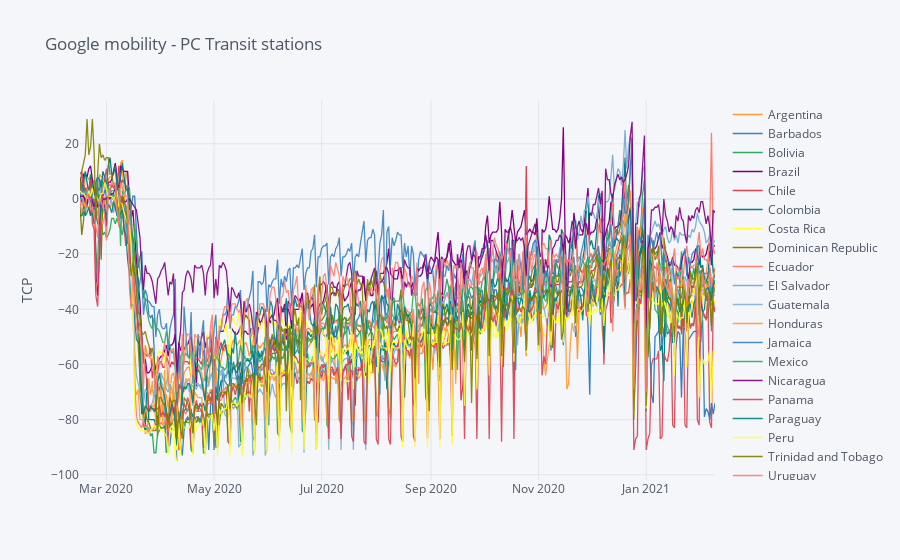

Here is the notebook cell this chart was saved with:
### Markdown cell above
### Plots per data source

### Code cell
df_goo[['date', 'transit_stations_percent_change_from_baseline', 'country_region']] \
    .pivot(index='date', columns='country_region', values='transit_stations_percent_change_from_baseline') \
    .iplot(
    #theme='custom',
    yTitle='TCP',
    title='Google mobility - PC Transit stations'
)

### Figure 1 — Plotly figure (JSON) as saved in the notebook; plotly's stock layout.template omitted (floating-point values rounded to 4 significant figures; data arrays with more than 128 entries replaced by an {"elided": "..."} marker saying what was removed)
{"data": [{"line": {"color": "rgba(255, 153, 51, 1.0)", "dash": "solid", "shape": "linear", "width": 1.3}, "mode": "lines", "name": "Argentina", "text": "", "type": "scatter", "x": {"elided": "361 str values"}, "y": {"elided": "361 int values"}}, {"line": {"color": "rgba(55, 128, 191, 1.0)", "dash": "solid", "shape": "linear", "width": 1.3}, "mode": "lines", "name": "Barbados", "text": "", "type": "scatter", "x": {"elided": "361 str values"}, "y": {"elided": "361 mixed values"}}, {"line": {"color": "rgba(50, 171, 96, 1.0)", "dash": "solid", "shape": "linear", "width": 1.3}, "mode": "lines", "name": "Bolivia", "text": "", "type": "scatter", "x": {"elided": "361 str values"}, "y": {"elided": "361 int values"}}, {"line": {"color": "rgba(128, 0, 128, 1.0)", "dash": "solid", "shape": "linear", "width": 1.3}, "mode": "lines", "name": "Brazil", "text": "", "type": "scatter", "x": {"elided": "361 str values"}, "y": {"elided": "361 int values"}}, {"line": {"color": "rgba(219, 64, 82, 1.0)", "dash": "solid", "shape": "linear", "width": 1.3}, "mode": "lines", "name": "Chile", "text": "", "type": "scatter", "x": {"elided": "361 str values"}, "y": {"elided": "361 mixed values"}}, {"line": {"color": "rgba(0, 128, 128, 1.0)", "dash": "solid", "shape": "linear", "width": 1.3}, "mode": "lines", "name": "Colombia", "text": "", "type": "scatter", "x": {"elided": "361 str values"}, "y": {"elided": "361 int values"}}, {"line": {"color": "rgba(255, 255, 51, 1.0)", "dash": "solid", "shape": "linear", "width": 1.3}, "mode": "lines", "name": "Costa Rica", "text": "", "type": "scatter", "x": {"elided": "361 str values"}, "y": {"elided": "361 int values"}}, {"line": {"color": "rgba(128, 128, 0, 1.0)", "dash": "solid", "shape": "linear", "width": 1.3}, "mode": "lines", "name": "Dominican Republic", "text": "", "type": "scatter", "x": {"elided": "361 str values"}, "y": {"elided": "361 int values"}}, {"line": {"color": "rgba(251, 128, 114, 1.0)", "dash": "solid", "shape": "linear", "width": 1.3}, "mode": "lines", "name": "Ecuador", "text": "", "type": "scatter", "x": {"elided": "361 str values"}, "y": {"elided": "361 int values"}}, {"line": {"color": "rgba(128, 177, 211, 1.0)", "dash": "solid", "shape": "linear", "width": 1.3}, "mode": "lines", "name": "El Salvador", "text": "", "type": "scatter", "x": {"elided": "361 str values"}, "y": {"elided": "361 int values"}}, {"line": {"color": "rgba(128, 177, 211, 0.8999999999999999)", "dash": "solid", "shape": "linear", "width": 1.3}, "mode": "lines", "name": "Guatemala", "text": "", "type": "scatter", "x": {"elided": "361 str values"}, "y": {"elided": "361 int values"}}, {"line": {"color": "rgba(255, 153, 51, 0.8999999999999999)", "dash": "solid", "shape": "linear", "width": 1.3}, "mode": "lines", "name": "Honduras", "text": "", "type": "scatter", "x": {"elided": "361 str values"}, "y": {"elided": "361 int values"}}, {"line": {"color": "rgba(55, 128, 191, 0.8999999999999999)", "dash": "solid", "shape": "linear", "width": 1.3}, "mode": "lines", "name": "Jamaica", "text": "", "type": "scatter", "x": {"elided": "361 str values"}, "y": {"elided": "361 int values"}}, {"line": {"color": "rgba(50, 171, 96, 0.8999999999999999)", "dash": "solid", "shape": "linear", "width": 1.3}, "mode": "lines", "name": "Mexico", "text": "", "type": "scatter", "x": {"elided": "361 str values"}, "y": {"elided": "361 int values"}}, {"line": {"color": "rgba(128, 0, 128, 0.8999999999999999)", "dash": "solid", "shape": "linear", "width": 1.3}, "mode": "lines", "name": "Nicaragua", "text": "", "type": "scatter", "x": {"elided": "361 str values"}, "y": {"elided": "361 int values"}}, {"line": {"color": "rgba(219, 64, 82, 0.8999999999999999)", "dash": "solid", "shape": "linear", "width": 1.3}, "mode": "lines", "name": "Panama", "text": "", "type": "scatter", "x": {"elided": "361 str values"}, "y": {"elided": "361 int values"}}, {"line": {"color": "rgba(0, 128, 128, 0.8999999999999999)", "dash": "solid", "shape": "linear", "width": 1.3}, "mode": "lines", "name": "Paraguay", "text": "", "type": "scatter", "x": {"elided": "361 str values"}, "y": {"elided": "361 int values"}}, {"line": {"color": "rgba(255, 255, 51, 0.8999999999999999)", "dash": "solid", "shape": "linear", "width": 1.3}, "mode": "lines", "name": "Peru", "text": "", "type": "scatter", "x": {"elided": "361 str values"}, "y": {"elided": "361 int values"}}, {"line": {"color": "rgba(128, 128, 0, 0.8999999999999999)", "dash": "solid", "shape": "linear", "width": 1.3}, "mode": "lines", "name": "Trinidad and Tobago", "text": "", "type": "scatter", "x": {"elided": "361 str values"}, "y": {"elided": "361 int values"}}, {"line": {"color": "rgba(251, 128, 114, 0.8999999999999999)", "dash": "solid", "shape": "linear", "width": 1.3}, "mode": "lines", "name": "Uruguay", "text": "", "type": "scatter", "x": {"elided": "361 str values"}, "y": {"elided": "361 int values"}}], "layout": {"legend": {"bgcolor": "#F5F6F9", "font": {"color": "#4D5663"}}, "paper_bgcolor": "#F5F6F9", "plot_bgcolor": "#F5F6F9", "title": {"font": {"color": "#4D5663"}, "text": "Google mobility - PC Transit stations"}, "xaxis": {"gridcolor": "#E1E5ED", "showgrid": true, "tickfont": {"color": "#4D5663"}, "title": {"font": {"color": "#4D5663"}, "text": ""}, "zerolinecolor": "#E1E5ED"}, "yaxis": {"gridcolor": "#E1E5ED", "showgrid": true, "tickfont": {"color": "#4D5663"}, "title": {"font": {"color": "#4D5663"}, "text": "TCP"}, "zerolinecolor": "#E1E5ED"}}}
